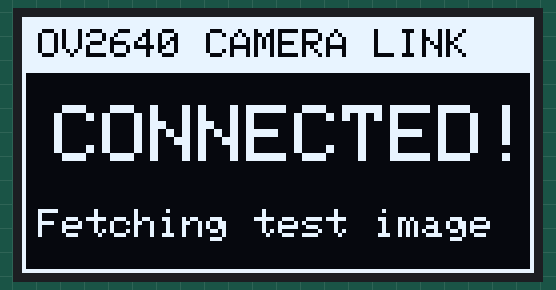
Simulated run of this sketch. Board: ESP32-S3. On the bench: 128×64 one-colour display. WiFi joins after 1.5 s; servers stay silent unless stated; what the sketch prints to the serial monitor is not drawn.

Above: at 2.6 s.
At 3.1 s:
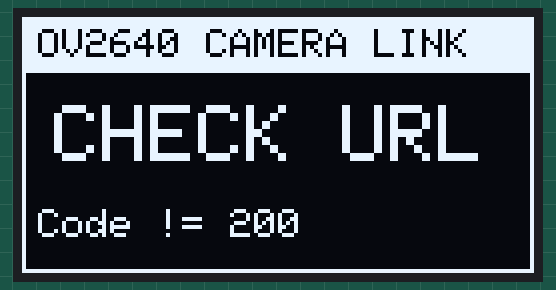

Measured:
- what the display in image 0 shows lasts 0.4 s, from 2.6 s to 3.0 s

The sketch:

04_esp32_cam_wifi_test.ino
```cpp
#include <Arduino.h>
#include <WiFi.h>
#include <HTTPClient.h>
#include <Wire.h>
#include <Adafruit_GFX.h>
#include <Adafruit_SSD1306.h>

#define SCREEN_WIDTH 128
#define SCREEN_HEIGHT 64
Adafruit_SSD1306 display(SCREEN_WIDTH, SCREEN_HEIGHT, &Wire, -1);

const char* ssid = "ESP32-CAM-MB";
const char* password = "";

void showOled(const char* title, const char* status, const char* detail) {
  display.clearDisplay();
  display.fillRect(0, 0, 128, 14, SSD1306_WHITE);
  display.setTextColor(SSD1306_BLACK);
  display.setTextSize(1);
  display.setCursor(4, 3);
  display.println(title);

  display.setTextColor(SSD1306_WHITE);
  display.setTextSize(2);
  display.setCursor(8, 22);
  display.println(status);

  display.setTextSize(1);
  display.setCursor(4, 48);
  display.println(detail);
  display.drawRect(0, 0, 128, 64, SSD1306_WHITE);
  display.display();
}

void setup() {
  Serial.begin(115200);
  delay(1000);

  Serial.println("\n========================================================");
  Serial.println("  ESP32-S3 <--> ESP32-CAM (OV2640) WI-FI IMAGE CAPTURE  ");
  Serial.println("========================================================");

  Wire.begin(1, 2);
  display.begin(SSD1306_SWITCHCAPVCC, 0x3C);
  showOled("OV2640 CAMERA LINK", "CONNECTING", "Finding ESP32-CAM...");

  Serial.printf("[WIFI] กำลังเชื่อมต่อ Wi-Fi ไปยัง '%s'...\n", ssid);
  WiFi.mode(WIFI_STA);
  WiFi.begin(ssid, password);

  int retries = 0;
  while (WiFi.status() != WL_CONNECTED && retries < 20) {
    delay(500);
    Serial.print(".");
    retries++;
  }

  if (WiFi.status() == WL_CONNECTED) {
    Serial.printf("\n[WIFI CONNECTED] เชื่อมต่อสำเร็จ! IP ของ S3: %s\n", WiFi.localIP().toString().c_str());
    showOled("OV2640 CAMERA LINK", "CONNECTED!", "Fetching test image");

    // ทดสอบดึงภาพจากกล้อง OV2640
    Serial.println("[HTTP] กำลังทดสอบดึงภาพจาก http://192.168.4.1/capture ...");
    HTTPClient http;
    http.begin("http://192.168.4.1/capture");
    int httpCode = http.GET();

    if (httpCode == HTTP_CODE_OK) {
      int len = http.getSize();
      Serial.printf("[SUCCESS] ดึงภาพจากกล้อง OV2640 สำเร็จ! ขนาดภาพ: %d bytes\n", len);
      char buf[32];
      snprintf(buf, sizeof(buf), "Size: %d B", len);
      showOled("OV2640 CAMERA LINK", "CAM READY", buf);
    } else {
      Serial.printf("[WARN] HTTP Response Code: %d (กำลังลอง URL ทางเลือก /jpg) ...\n", httpCode);
      http.end();
      http.begin("http://192.168.4.1/jpg");
      httpCode = http.GET();
      if (httpCode == HTTP_CODE_OK) {
        int len = http.getSize();
        Serial.printf("[SUCCESS] ดึงภาพจาก /jpg สำเร็จ! ขนาด: %d bytes\n", len);
        showOled("OV2640 CAMERA LINK", "CAM READY", "Path: /jpg");
      } else {
        Serial.printf("[WARN] /jpg Code: %d\n", httpCode);
        showOled("OV2640 CAMERA LINK", "CHECK URL", "Code != 200");
      }
    }
    http.end();
  } else {
    Serial.println("\n[ERROR] ไม่สามารถเชื่อมต่อ Wi-Fi ESP32-CAM-MB ได้");
    showOled("OV2640 CAMERA LINK", "FAILED", "Check ESP32-CAM power");
  }
}

void loop() {
  delay(1000);
}
```
